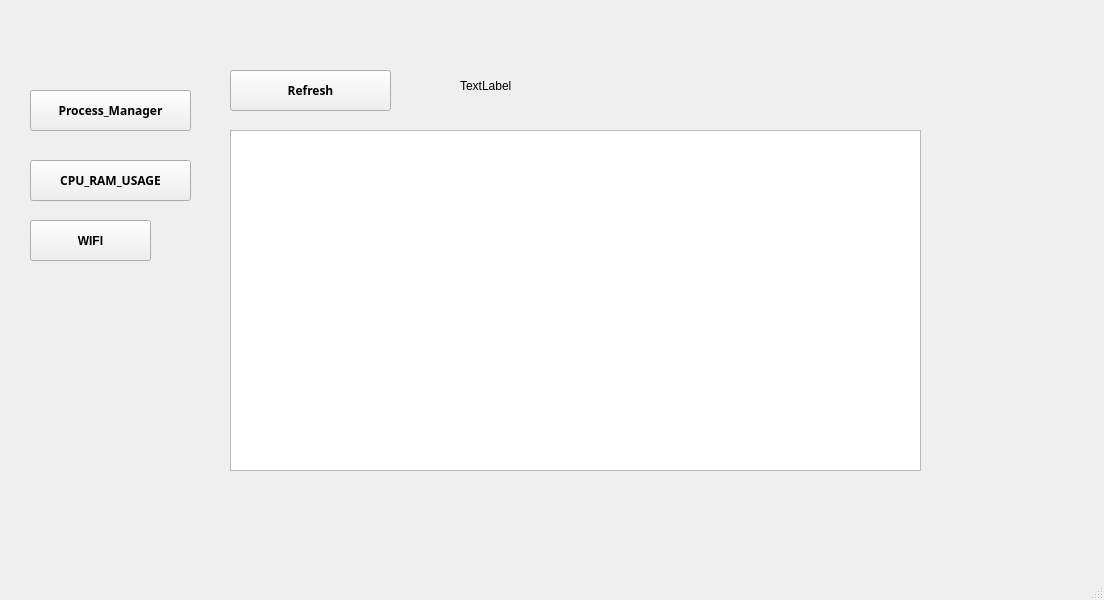
<?xml version="1.0" encoding="UTF-8"?>
<ui version="4.0">
 <class>MainWindow</class>
 <widget class="QMainWindow" name="MainWindow">
  <property name="geometry">
   <rect>
    <x>0</x>
    <y>0</y>
    <width>1104</width>
    <height>600</height>
   </rect>
  </property>
  <property name="windowTitle">
   <string>Linux_Taskmanager</string>
  </property>
  <widget class="QWidget" name="centralwidget">
   <widget class="QWidget" name="widget" native="true">
    <property name="geometry">
     <rect>
      <x>10</x>
      <y>70</y>
      <width>201</width>
      <height>311</height>
     </rect>
    </property>
    <widget class="QPushButton" name="btnProcessPage">
     <property name="geometry">
      <rect>
       <x>20</x>
       <y>20</y>
       <width>161</width>
       <height>41</height>
      </rect>
     </property>
     <property name="font">
      <font>
       <family>Ubuntu Sans Mono</family>
       <bold>true</bold>
      </font>
     </property>
     <property name="text">
      <string>Process_Manager</string>
     </property>
    </widget>
    <widget class="QPushButton" name="btnStatsPage">
     <property name="geometry">
      <rect>
       <x>20</x>
       <y>90</y>
       <width>161</width>
       <height>41</height>
      </rect>
     </property>
     <property name="font">
      <font>
       <family>Ubuntu Sans Mono</family>
       <bold>true</bold>
      </font>
     </property>
     <property name="text">
      <string>CPU_RAM_USAGE</string>
     </property>
    </widget>
    <widget class="QPushButton" name="btnWiFiPage">
     <property name="geometry">
      <rect>
       <x>20</x>
       <y>150</y>
       <width>121</width>
       <height>41</height>
      </rect>
     </property>
     <property name="font">
      <font>
       <bold>true</bold>
      </font>
     </property>
     <property name="text">
      <string>WIFI</string>
     </property>
    </widget>
   </widget>
   <widget class="QStackedWidget" name="stackedWidget">
    <property name="geometry">
     <rect>
      <x>200</x>
      <y>20</y>
      <width>851</width>
      <height>481</height>
     </rect>
    </property>
    <property name="currentIndex">
     <number>2</number>
    </property>
    <widget class="QWidget" name="pageProcess">
     <widget class="QTableWidget" name="tableProcesses">
      <property name="geometry">
       <rect>
        <x>20</x>
        <y>80</y>
        <width>811</width>
        <height>371</height>
       </rect>
      </property>
      <property name="font">
       <font>
        <family>C059</family>
        <bold>true</bold>
       </font>
      </property>
      <property name="alternatingRowColors">
       <bool>true</bool>
      </property>
      <property name="showGrid">
       <bool>true</bool>
      </property>
      <property name="gridStyle">
       <enum>Qt::PenStyle::SolidLine</enum>
      </property>
      <property name="columnCount">
       <number>5</number>
      </property>
      <attribute name="horizontalHeaderDefaultSectionSize">
       <number>150</number>
      </attribute>
      <attribute name="horizontalHeaderStretchLastSection">
       <bool>true</bool>
      </attribute>
      <column>
       <property name="text">
        <string>Pid</string>
       </property>
      </column>
      <column>
       <property name="text">
        <string>Name</string>
       </property>
      </column>
      <column>
       <property name="text">
        <string>State</string>
       </property>
      </column>
      <column>
       <property name="text">
        <string>Memory</string>
       </property>
      </column>
      <column>
       <property name="text">
        <string>User</string>
       </property>
      </column>
     </widget>
     <widget class="QPushButton" name="btnShowAll">
      <property name="geometry">
       <rect>
        <x>20</x>
        <y>30</y>
        <width>171</width>
        <height>31</height>
       </rect>
      </property>
      <property name="text">
       <string>ShowAll</string>
      </property>
     </widget>
     <widget class="QPushButton" name="btnSearch">
      <property name="geometry">
       <rect>
        <x>660</x>
        <y>30</y>
        <width>171</width>
        <height>31</height>
       </rect>
      </property>
      <property name="text">
       <string>Search</string>
      </property>
     </widget>
     <widget class="QLineEdit" name="lineSearch">
      <property name="geometry">
       <rect>
        <x>390</x>
        <y>30</y>
        <width>251</width>
        <height>31</height>
       </rect>
      </property>
     </widget>
     <widget class="QPushButton" name="btnKillProcess">
      <property name="geometry">
       <rect>
        <x>210</x>
        <y>30</y>
        <width>111</width>
        <height>31</height>
       </rect>
      </property>
      <property name="font">
       <font>
        <bold>true</bold>
       </font>
      </property>
      <property name="text">
       <string>KILL</string>
      </property>
     </widget>
    </widget>
    <widget class="QWidget" name="pageStats">
     <widget class="QWidget" name="ramChartContainer" native="true">
      <property name="geometry">
       <rect>
        <x>20</x>
        <y>30</y>
        <width>431</width>
        <height>411</height>
       </rect>
      </property>
     </widget>
     <widget class="QWidget" name="cpuChartContainer" native="true">
      <property name="geometry">
       <rect>
        <x>430</x>
        <y>30</y>
        <width>391</width>
        <height>411</height>
       </rect>
      </property>
     </widget>
    </widget>
    <widget class="QWidget" name="page">
     <widget class="QListWidget" name="listWiFiNetworks">
      <property name="geometry">
       <rect>
        <x>30</x>
        <y>110</y>
        <width>691</width>
        <height>341</height>
       </rect>
      </property>
     </widget>
     <widget class="QLabel" name="labelConnectedWiFi">
      <property name="geometry">
       <rect>
        <x>260</x>
        <y>40</y>
        <width>331</width>
        <height>51</height>
       </rect>
      </property>
      <property name="text">
       <string>TextLabel</string>
      </property>
     </widget>
     <widget class="QPushButton" name="btnRefreshWiFi">
      <property name="geometry">
       <rect>
        <x>30</x>
        <y>50</y>
        <width>161</width>
        <height>41</height>
       </rect>
      </property>
      <property name="font">
       <font>
        <family>Ubuntu Sans</family>
        <italic>false</italic>
        <bold>true</bold>
       </font>
      </property>
      <property name="text">
       <string>Refresh</string>
      </property>
     </widget>
    </widget>
   </widget>
  </widget>
  <widget class="QMenuBar" name="menubar">
   <property name="geometry">
    <rect>
     <x>0</x>
     <y>0</y>
     <width>1104</width>
     <height>23</height>
    </rect>
   </property>
  </widget>
  <widget class="QStatusBar" name="statusbar"/>
 </widget>
 <resources/>
 <connections/>
</ui>
